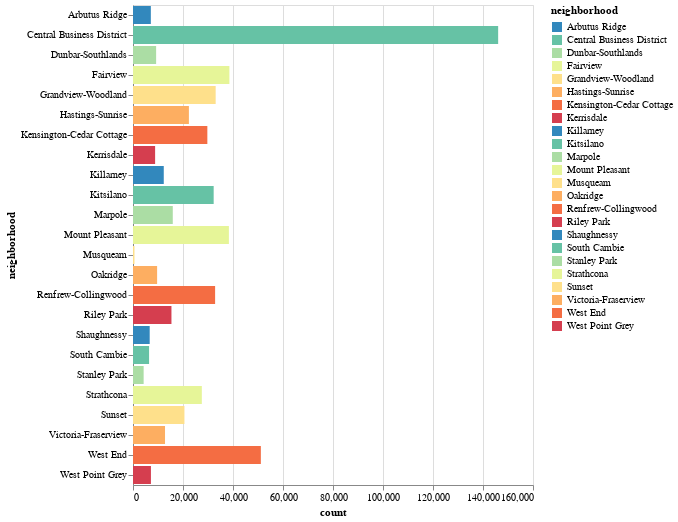

The notebook cell saved with this chart:
### Code cell
import bqplot
from palettable.colorbrewer.diverging import *
from altair import Row, Column, Chart, Text, Scale, Color

colors = Spectral_8.hex_colors
colors.reverse()

plt.figure(figsize=(18, 8))
neigh_count_chart = Chart(neigh).mark_bar().encode(x='count',y='neighborhood', color=Color('neighborhood', scale=Scale(range=colors)))
display(neigh_count_chart)
plt.show()

### Figure 1 — Vega-Lite specification as saved in the notebook (floating-point values rounded to 4 significant figures)
{"config": {"view": {"continuousWidth": 400, "continuousHeight": 300}}, "data": {"name": "data-08170d69e7e6396c1f54f696e8003014"}, "mark": "bar", "encoding": {"color": {"type": "nominal", "field": "neighborhood", "scale": {"range": ["#3288BD", "#66C2A5", "#ABDDA4", "#E6F598", "#FEE08B", "#FDAE61", "#F46D43", "#D53E4F"]}}, "x": {"type": "quantitative", "field": "count"}, "y": {"type": "nominal", "field": "neighborhood"}}, "$schema": "https://vega.github.io/schema/vega-lite/v4.8.1.json", "datasets": {"data-08170d69e7e6396c1f54f696e8003014": [{"neighborhood": "Central Business District", "count": 146061}, {"neighborhood": "West End", "count": 51142}, {"neighborhood": "Fairview", "count": 38556}, {"neighborhood": "Mount Pleasant", "count": 38356}, {"neighborhood": "Grandview-Woodland", "count": 33065}, {"neighborhood": "Renfrew-Collingwood", "count": 32845}, {"neighborhood": "Kitsilano", "count": 32268}, {"neighborhood": "Kensington-Cedar Cottage", "count": 29739}, {"neighborhood": "Strathcona", "count": 27531}, {"neighborhood": "Hastings-Sunrise", "count": 22358}, {"neighborhood": "Sunset", "count": 20576}, {"neighborhood": "Marpole", "count": 15910}, {"neighborhood": "Riley Park", "count": 15381}, {"neighborhood": "Victoria-Fraserview", "count": 12808}, {"neighborhood": "Killarney", "count": 12306}, {"neighborhood": "Oakridge", "count": 9645}, {"neighborhood": "Dunbar-Southlands", "count": 9256}, {"neighborhood": "Kerrisdale", "count": 8846}, {"neighborhood": "West Point Grey", "count": 7172}, {"neighborhood": "Arbutus Ridge", "count": 7135}, {"neighborhood": "Shaughnessy", "count": 6679}, {"neighborhood": "South Cambie", "count": 6431}, {"neighborhood": "Stanley Park", "count": 4256}, {"neighborhood": "Musqueam", "count": 594}]}}
